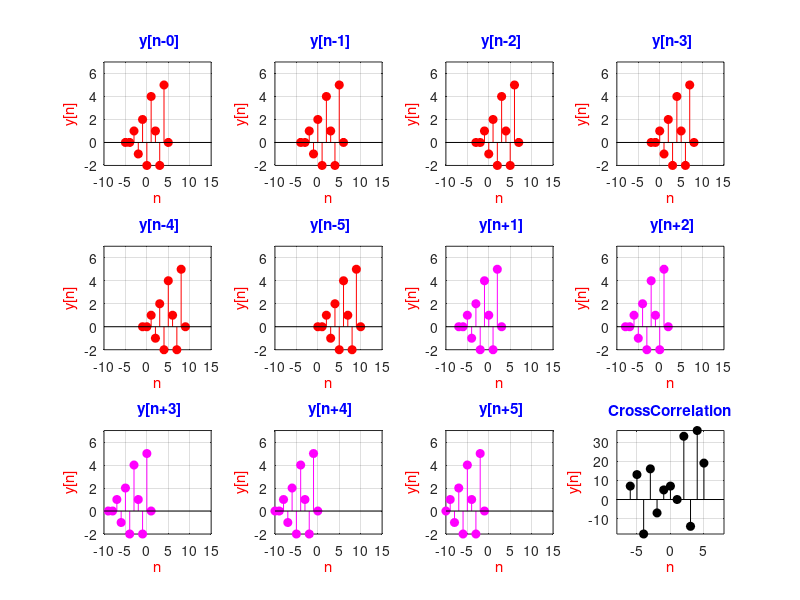

Write MATLAB code to recreate this figure.
n=-6:4;
x=[0,0,2,-1,3,7,1,2,-3,0,0];
y=[0,0,1,-1,2,-2,4,1,-2,5,0];
array=[];
for i=1:6
    n = -6+i:4+i;
    subplot(3,4,i);
    stem(n,y,'r','filled');
    xlabel('n','Color','r');
    ylabel('y[n]','Color','r');
    title(sprintf(' y[n-%d]',i-1),'color','b');
    axis([-10 15 -2 7]);
    grid ;
    sum=0;
    for cc=1:12-i
        sum=sum+x(cc+i-1).*y(cc);
    end
    disp((sprintf('x[n]*y[n-%d] = %d',i-1,sum)));
    array=[array,sum];
end
for i=1:6 
    n = -6-i:4-i; 
    subplot(3,4,i+6); 
    stem(n,y,'m','filled'); 
    xlabel('n','Color','r');
    ylabel('y[n]','Color','r'); 
    title(sprintf(' y[n+%d]',i),'color','b'); 
    axis([-10 15 -2 7]); 
    grid ; 
    sum=0; 
    for cc=1:12-i 
        sum=sum+x(cc).*y(cc+i-1); 
    end 
    disp((sprintf('x[n]*y[n+%d] = %d',i-1,sum))); 
    array=[array,sum];
end 
disp(array) 
p=-6:5; 
stem(p,array,'k','filled'); 
xlabel('n','Color','r'); 
ylabel('y[n]','Color','r'); 
title('CrossCorrelation','color','b') 
axis([-8 8 -inf inf]); 
grid;